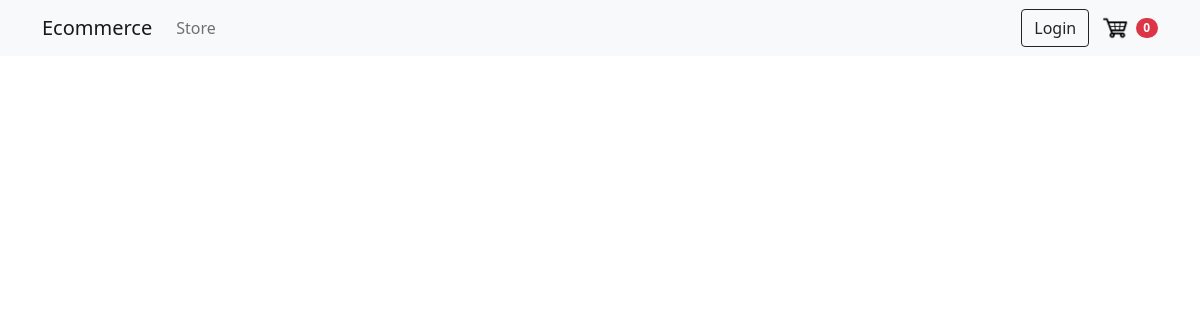
The app's page /, older data.
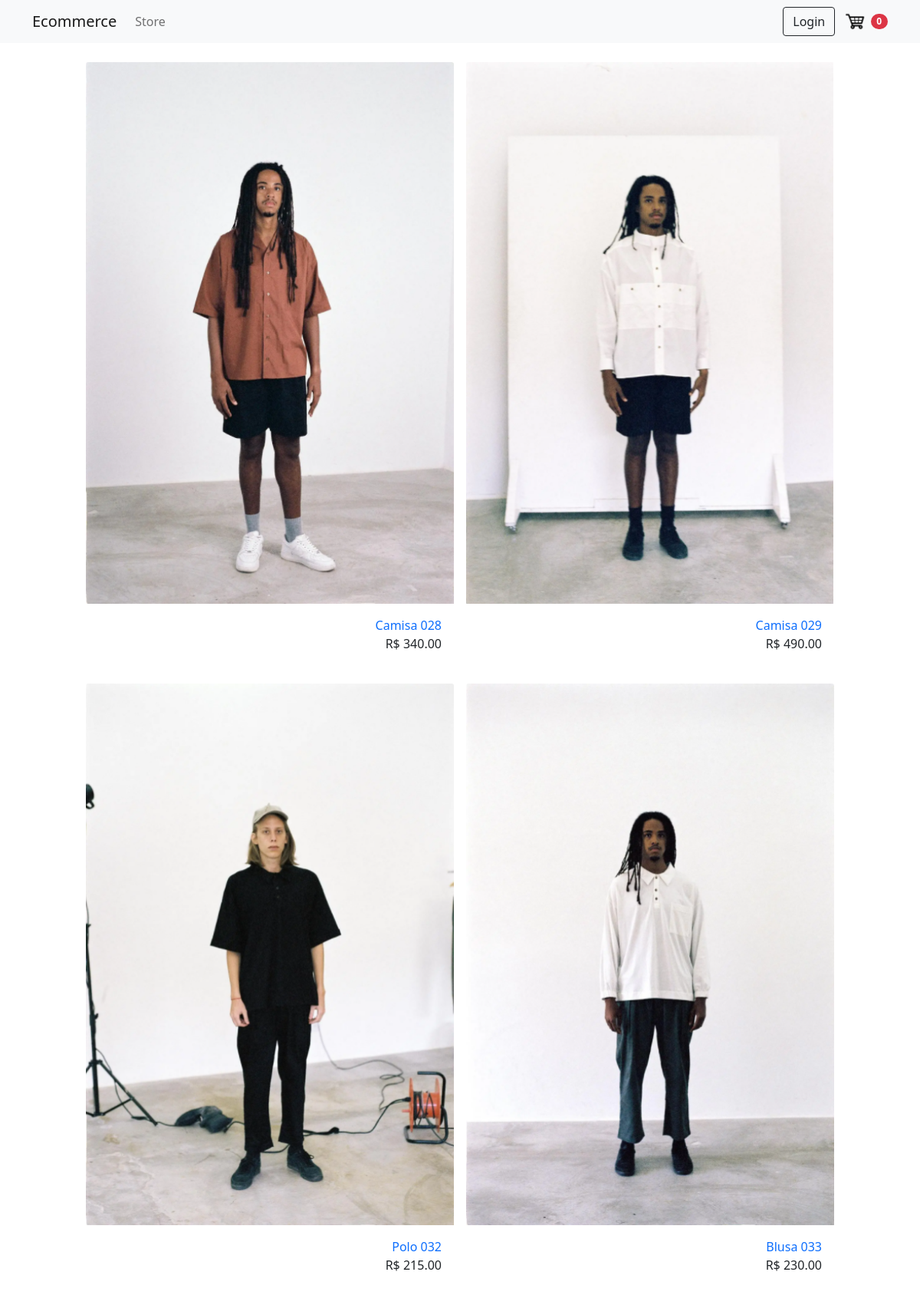
The same page, newer data.
### store/models.py (models this page shows, shortened)
class Product(models.Model):
    product_code = models.CharField(max_length=5, unique=True)
    name = models.CharField(max_length=30, null=False)
    price = models.FloatField()
    image = models.ImageField(null=True, blank=True)
    description = models.TextField(null=True, blank=True, max_length=200)
    @property
    def imageURL(self):
        try:
            url = self.image.url
        except:
            url = ''
        return url

### store/views.py (the view)
# urls.py: path('', include('store.urls')),
def store(request):
    products = Product.objects.all()
    context = {
        'products': products
    }
    return render(request, 'store/store.html', context)

### store/templates/store/store.html
{% extends 'store/main.html' %}
{% load static %}
{% block content %}
<div class="container-fluid pt-3" style="max-width:1000px">
  <div class="row gutter justify-content-around">
    {% for product in products %}
      <div class="col-12 col-sm-12 col-md-6 col-lg-6 mb-4">
        <div class="card-product d-flex flex-column align-items-strech h-100 m-0 position-relative final" style="min-width: 18rem; max-width: 30rem">
          <a href="">
            <img class="card-img-top" src="{{ product.imageURL }}" alt="Card image cap" style="max-height: 706px;">
          </a>
          <div class="card-body">
            <a href="{% url 'product' product.id %}">
              <p class="card-text" style="text-align:right">{{product.name}}</p>
            </a>
            <p class="card-text" style="text-align:right">R$ {{product.price|floatformat:2}}</p>
          </div>
        </div>
      </div>
    {% endfor %}
  </div>
</div>
{% endblock content %}

### store/templates/store/main.html (shortened to what this page needs)
<!DOCTYPE html>
{% load static %}
<html lang="en">
<head>
  <link rel="stylesheet" type="text/css" href="{% static 'css/main.css' %}">
  <link href="https://cdn.jsdelivr.net/npm/bootstrap@5.0.2/dist/css/bootstrap.min.css" rel="stylesheet"
>
</head>
<body>
  {% include 'store/navbar.html' %}
  <div class="container" style="padding-top: 65px;">
    {% block content %}
    {% endblock content %}
  </div>
</body>
</html>

### store/templates/store/navbar.html (shortened to what this page needs)
{% load static %}
  <nav class="navbar fixed-top navbar-expand-lg navbar-light bg-light">
    <div class="container d-flex">
      <a class="navbar-brand" href="{% url 'store' %}">Ecommerce</a>
      <div class="collapse navbar-collapse justify-content-between" id="navbarSupportedContent">
        <ul class="navbar-nav mr-auto">
          <li class="nav-item active">
            <a class="nav-link" href="{% url 'store' %}">Store</a>
          </li>
        </ul>
        <div class="form-inline my-2 my-lg-0">
          <a class="btn btn-outline-dark me-2" href="">Login</a>
          <a href="{% url 'cart' %}">
            <img src="{% static 'images/cart_icon.png' %}" style="width: 30px">
          </a>
          <span class="badge rounded-pill bg-danger">0</span>
        </div>
      </div>
    </div>
  </nav>

### store/templates/store/main.html (style rules this page uses)
a { text-decoration: none; }
.gutter { --bs-gutter-x: 1rem }

Row changes from the older to the newer data that the page shows:
added Product: imageURL (picture), name "Camisa 028", price "340.00"
added Product: imageURL (picture), name "Camisa 029", price "490.00"
added Product: imageURL (picture), name "Polo 032", price "215.00"
added Product: imageURL (picture), name "Blusa 033", price "230.00"
